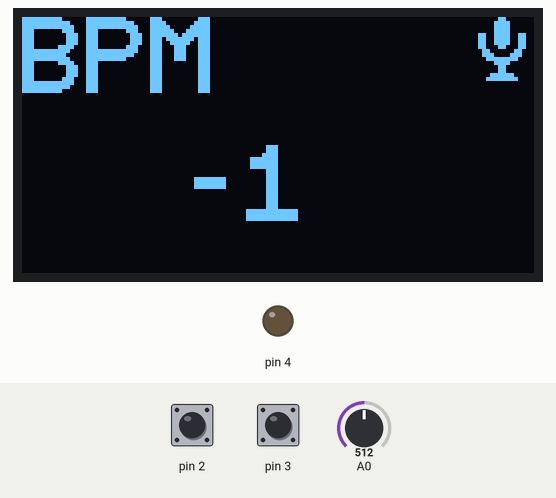
Recording of a sketch running on a simulated Arduino Uno, built with avr-gcc and run on an emulated ATmega328P. On the bench: 128×64 one-colour display, output pins drawn as LEDs (lit = HIGH). Inputs (shaded band) come from the test bench; at power-on: pin 3 HIGH, A0 = 512, pin 2 HIGH.

Above: at 1.2 s.
1.3 s: pin 3 pulled LOW for 0.15 s
At 2.8 s:
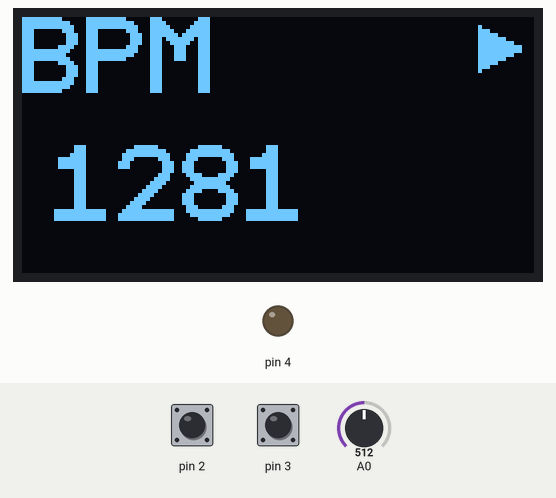
3.1 s: A0 set to 716
At 3.87 s:
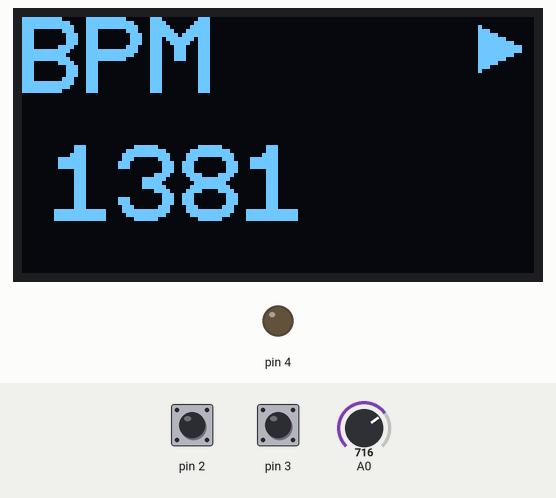
4.7 s: pin 3 pulled LOW for 1 s
At 6.2 s:
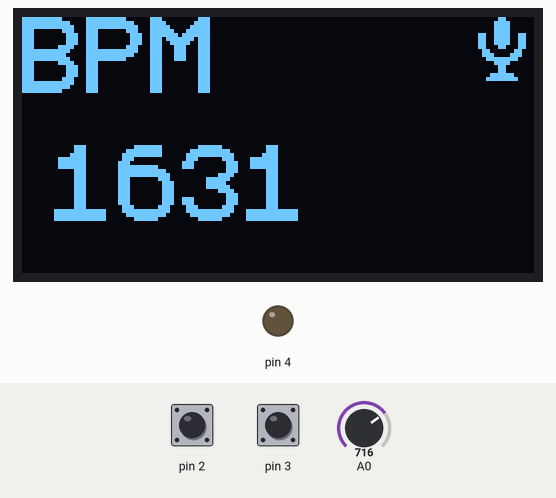
7.3 s: pin 2 pulled LOW for 0.15 s
At 8.8 s:
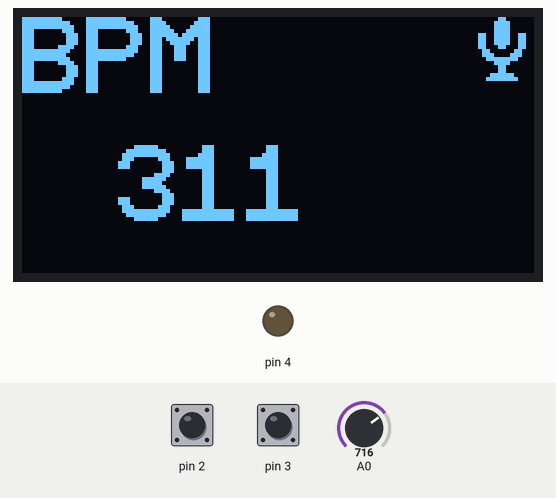
9.1 s: pin 2 pulled LOW for 1 s
At 10.9 s:
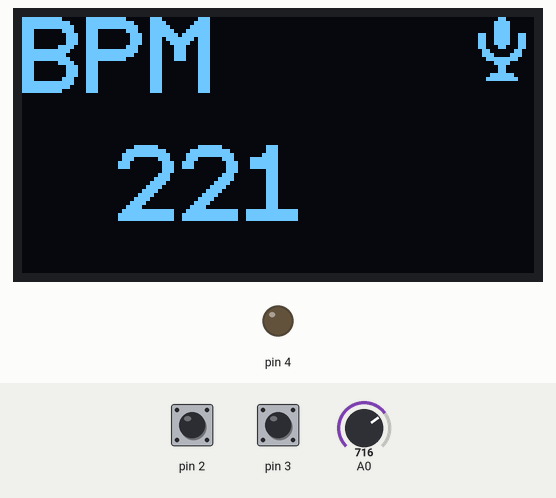
Timing chart, 0 to 12.4 s (numbered marks = the images above; inputs shaded):
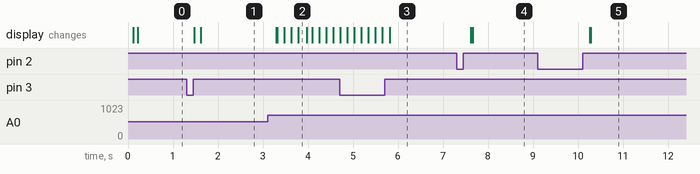

Measured:
- after the input at 1.3 s, the display: first changes after 0.17 s (image 1 shows a later state)
- after the input at 3.1 s, the display: changes after 0.19 s (image 2)
- after the input at 7.3 s, the display: first changes after 0.31 s (image 4 shows a later state)
- after the input at 9.1 s, the display: first changes after 1.2 s (image 5 shows a later state)

The sketch:

bpmanzeige.ino
```cpp
// (licence header left out)
#include <Arduino.h>
#include <U8x8lib.h>
#include <TimerOne.h>

#ifdef U8X8_HAVE_HW_SPI
#include <SPI.h>
#endif

U8X8_SH1106_128X64_NONAME_HW_I2C u8x8(/* reset=*/ U8X8_PIN_NONE);

unsigned int zaehler = 0;
unsigned int oldzaehler = 0;
char* tmp = " ";
unsigned int oldtime = 0;
unsigned int newtime = 0;
bool istrigger = true;
bool inputmode = true;
int bpm = 120;
int poti = 0;
int potialt = 0;
int feldzaehler = 0;
int werte[20];

void setup(void)
{
  Serial.begin(9600);
  pinMode( 2, INPUT_PULLUP);
  pinMode( 3, INPUT_PULLUP);
  pinMode( 4, OUTPUT);
//  pinMode(A0, INPUT_PULLUP);
  u8x8.begin();
  u8x8.setPowerSave(0);
  attachInterrupt(0, tick, RISING);
  attachInterrupt(1, functionmode, RISING);
  Timer1.initialize(500000);
  Timer1.attachInterrupt(maketick);
  u8x8.setFont(u8x8_font_profont29_2x3_r);
  for(int i=0;i<20;i++)
    werte[i]=analogRead(A0);
}

void loop(void)
{
  potialt=poti;
  werte[feldzaehler]=analogRead(A0);
  feldzaehler++;
  if(feldzaehler>19)
    feldzaehler=0;
  poti = 0;
  for(int i=0;i<20;i++)
    poti = poti + werte[i];
  poti = poti/80;

//  if(istrigger==true) {
//    u8x8.clearLine(4);
  istrigger=false;

  u8x8.setFont(u8x8_font_open_iconic_play_2x2);
  u8x8.setCursor(14, 0);
  if(inputmode==true)
    u8x8.print(char(76));
  else
    u8x8.print(char(69));

  u8x8.setFont(u8x8_font_profont29_2x3_r);
  u8x8.setCursor(0, 0);
  u8x8.print("BPM");

  if(inputmode==true) {
    u8x8.setCursor(1, 4);
    if(60000/(newtime-oldtime)<10)
    {
      u8x8.print("  ");
      u8x8.setCursor(5, 4);
    }
    else if(60000/(newtime-oldtime)<100)
    {
      u8x8.print(" ");
      u8x8.setCursor(3, 4);
    }
    u8x8.print(60000/(newtime-oldtime));
  }
  else {
    u8x8.setCursor(1, 4);
    if(poti<10)
    {
      u8x8.print("  ");
      u8x8.setCursor(5, 4);
    }
    else if(poti<100)
    {
      u8x8.print(" ");
      u8x8.setCursor(3, 4);
    }
    u8x8.print(poti);
  }
}

void functionmode() {
  istrigger = true;
  if(inputmode==true) {
    inputmode=false;
  }
  else {
    inputmode=true;
  }
}

void maketick() {
  if(inputmode==false) {
    istrigger = true;
    tick();
    if(potialt!=poti) {
      Timer1.setPeriod(60000000/(poti+1));
    }
  }
}

void tick() {
  istrigger = true;
  oldtime = newtime;
  newtime = millis();
  oldzaehler=zaehler;
  zaehler++;
  digitalWrite(4, HIGH);
  delay(20);
  digitalWrite(4,LOW);
}
```
